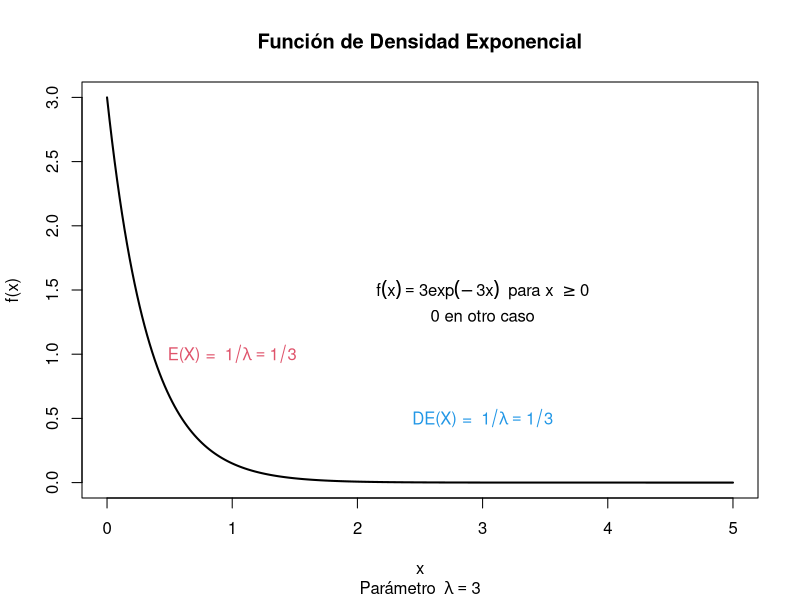
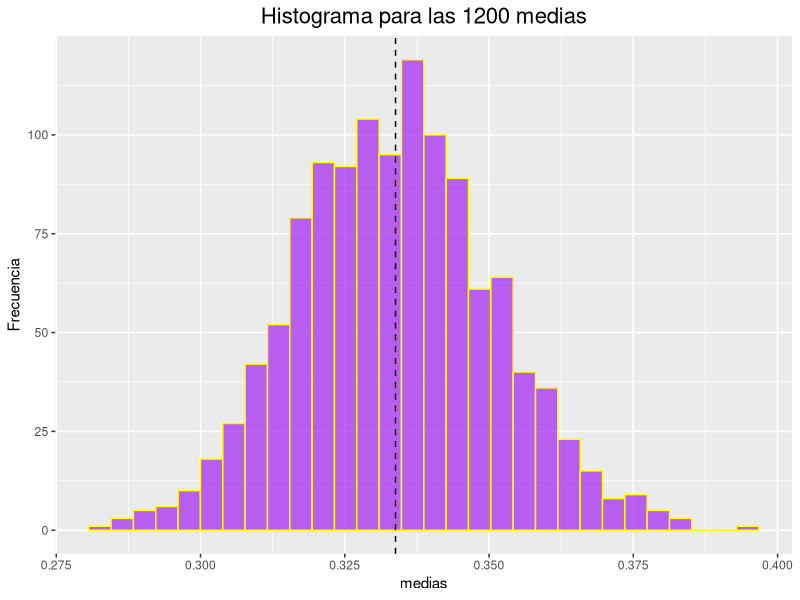
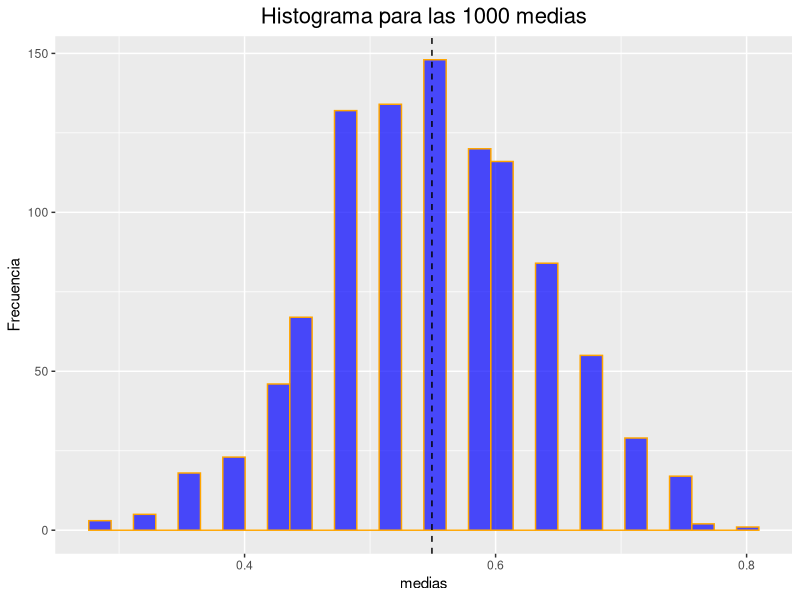
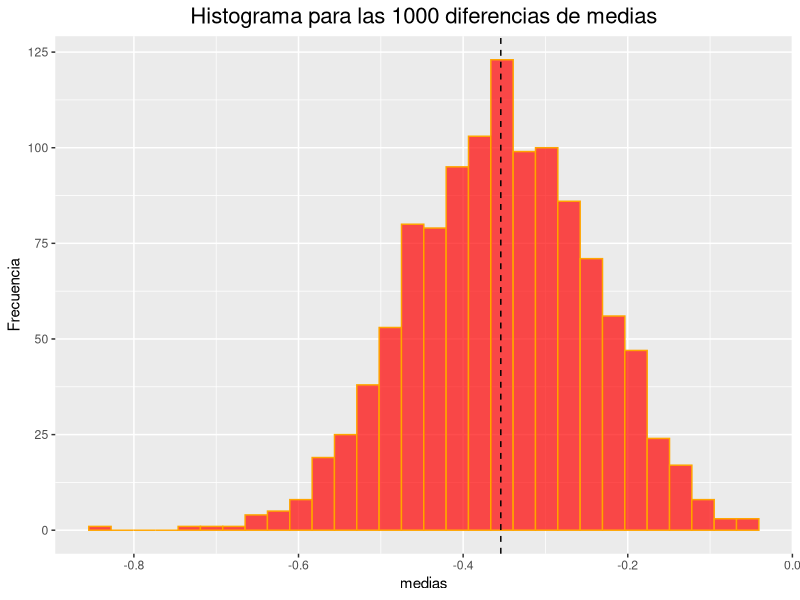
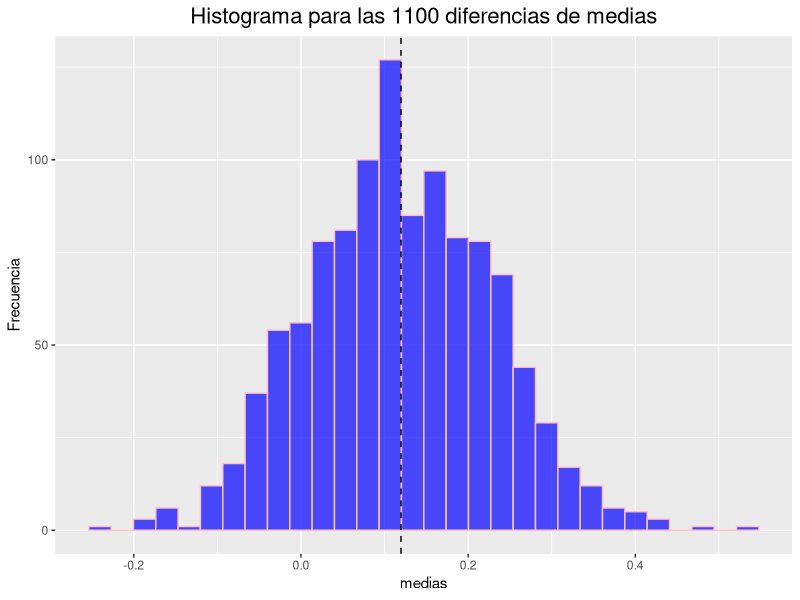

Generate these figures, in order, with R:
#EJEMPLO 3

print("vargamos el paquete ggplot2 para hacer algunas gráficas")

library(ggplot2)

print("Consideremos una variable aleatoria X con distribución exponencial y parametro lambda=3")

x <- seq(0, 5, 0.02)
plot(x, dexp(x, rate = 3), type = "l", lwd = 2, ylab = "")
title(main = "Función de Densidad Exponencial", ylab = "f(x)",
      sub = expression("Parámetro " ~ lambda == 3))
text(x = 3, y = 1.5, labels = expression(f(x)==3*exp(-3*x) ~ " para x "  >= 0))
text(x = 3, y = 1.3, labels = paste("0 en otro caso"))
text(x = 1, y = 1, labels = expression("E(X) = " ~ 1/lambda == 1/3), col = 2)
text(x = 3, y = 0.5, labels = expression("DE(X) = " ~ 1/lambda == 1/3), col = 4)

print("Obtenemos 1200 muestras aleatorias de tamaño 350 y las 1200 medias correspondientes a las muestras")

set.seed(65) # Para reproducir las muestras en el futuro
m1200.350 <- sapply(X = rep(350, 1200), FUN = rexp, rate = 3)
media1200.350 <- apply(m1200.350, 2, mean)
mdf <- as.data.frame(media1200.350)
tail(mdf)

print("Observamos que el histograma de las medias tiene forma de campana")
ggplot(mdf, aes(media1200.350)) + 
  geom_histogram(colour = 'yellow', 
                 fill = 'purple',
                 alpha = 0.7) + # Intensidad del color fill
  geom_vline(xintercept = mean(media1200.350),
             linetype="dashed",
             color = "black") + 
  ggtitle('Histograma para las 1200 medias') + 
  labs(x = 'medias', 
       y = 'Frecuencia')+
  theme_get() +
  theme(plot.title = element_text(hjust = 0.5, size = 16)) 
mean(media1200.350); 1/3 # Media de las 1200 medias y media de
# la población de la cual provienen las 1200 muestras
sd(media1200.350); (1/3)/sqrt(350) # DE de las 1200 medias y DE
# de la población de la cual provienen las 1200 muestras dividida 
# por la raíz del tamaño de las muestras




print("ENSAYO BERNOULLI Con las siguientes instrucciones obtenemos un solo valor, en donde el 0 (fracaso) puede ocurrir con probabilidad 0.45 y el 1 (éxito) con probabilidad p = 0.55")
set.seed(345)
sample(x = c(0, 1), size = 1, prob = c(0.45, 0.55))
rbinom(n = 1, size = 1, prob = 0.55)


print("Obtenemos 1000 muestras de tamaño 31 de una v.a. Bernoulli con p = 0.55")

set.seed(5434) # Para reproducir las muestras en el futuro
m1000.31 <- sapply(X = rep(31, 1000), FUN = function(n) sample(x = c(0, 1), size = n, replace = TRUE, prob = c(0.45, 0.55)))
media1000.31 <- apply(m1000.31, 2, mean)
mdf <- as.data.frame(media1000.31)
tail(mdf)

print("Observamos que el histograma de las medias es parecida a una campana")

ggplot(mdf, aes(media1000.31)) + 
  geom_histogram(colour = 'orange', 
                 fill = 'blue',
                 alpha = 0.7) + # Intensidad del color fill
  geom_vline(xintercept = mean(media1000.31),
             linetype="dashed",
             color = "black") + 
  ggtitle('Histograma para las 1000 medias') + 
  labs(x = 'medias',
       y = 'Frecuencia')+
  theme_grey() +
  theme(plot.title = element_text(hjust = 0.5, size = 16)) 
mean(media1000.31); 0.55 # Media de las 1000 medias y media de la población de la cual provienen las 1000 muestras
sd(media1000.31); sqrt(0.55*0.45)/sqrt(31) # DE de las 1000 medias y DE 
# de la población de la  cual provienen las 1000 muestras dividida 
# por la raíz del tamaño de la muestra


print("Obtenemos 1150 muestras aleatorias de tamaño n1 = 54 de una distribución exponencial con parámetro lambda1 = 3.2 y otras 1150 muestras aleatorias de tamaño n2 = 41 de una distribución exponencial con parámetro lambda2 = 1.5.")

set.seed(65) # Para reproducir las muestras en el futuro
m1150.54 <- sapply(X = rep(54, 1150), FUN = rexp, rate = 3.2)
media1150.54 <- apply(m1150.54, 2, mean)
m1150.41 <- sapply(X = rep(41, 1150), FUN = rexp, rate = 1.5)
media1150.41 <- apply(m1150.41, 2, mean)
dif.medias <- media1150.54 - media1150.41 # Diferencia de medias
dmdf <- as.data.frame(dif.medias)
tail(dmdf)


print("Observamos que el histograma de las diferencias de medias es parecida a una campana")

ggplot(dmdf, aes(dif.medias)) + 
  geom_histogram(colour = 'orange', 
                 fill = 'red',
                 alpha = 0.7) + # Intensidad del color fill
  geom_vline(xintercept = mean(dif.medias), linetype="dashed", color = "black") + 
  ggtitle('Histograma para las 1000 diferencias de medias') + 
  labs(x = 'medias', y = 'Frecuencia')+
  theme_grey() +
  theme(plot.title = element_text(hjust = 0.5, size = 16)) 
mean(dif.medias); 1/3.2-1/1.5 # Media de las 1150 diferencias de medias y
# diferencia de medias de las poblaciones de las cuales provienen 
# las 11500 muestras
sd(dif.medias); sqrt((1/3.2^2)/54 + (1/1.5^2)/41) # DE de las 1150
# diferencias de medias y DE dada en literatura

print("Obtenemos 1100 muestras de tamaño n1 = 48 de una v.a. Bernoulli con p1 = 0.65 y otras 1100 muestras de tamaño n2 = 35 de una v.a. Bernoulli con p2 = 0.53")

set.seed(7434) # Para reproducir las muestras en el futuro
m1100.48 <- sapply(X = rep(48, 1100), FUN = function(n) sample(x = c(0, 1), size = n, replace = TRUE, prob = c(0.35, 0.65)))
m1100.35 <- sapply(X = rep(35, 1100), FUN = function(n) sample(x = c(0, 1), size = n, replace = TRUE, prob = c(0.47, 0.53)))
media1100.48 <- apply(m1100.48, 2, mean)
media1100.35 <- apply(m1100.35, 2, mean)
dif.medias <- media1100.48 - media1100.35
dmdf <- as.data.frame(dif.medias)
tail(dmdf)

print("Observamos que el histograma de las diferencias de medias es parecida a una campana")

ggplot(dmdf, aes(dif.medias)) + 
  geom_histogram(colour = 'pink', 
                 fill = 'blue',
                 alpha = 0.7) + # Intensidad del color fill
  geom_vline(xintercept = mean(dif.medias),
             linetype="dashed",
             color = "black") + 
  ggtitle('Histograma para las 1100 diferencias de medias') + 
  labs(x = 'medias',
       y = 'Frecuencia')+
  theme_grey() +
  theme(plot.title = element_text(hjust = 0.5, size = 16)) 

mean(dif.medias); 0.65 - 0.53 # Media de las 1100 
#diferencias de medias y diferencia de medias de las poblaciones
# de las cuales provienen las muestras
sd(dif.medias); sqrt((0.65*0.35)/48 + (0.53*0.47)/35) # DE de las 1100
# diferencias de medias y DE dada en literatura